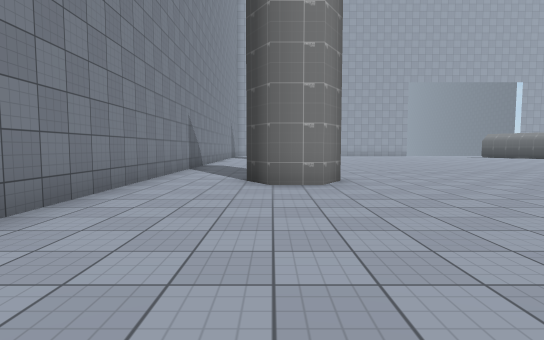
[1] (above)

17 first-person views from a walk through a scene from a Unity 3-D project. The camera is 1.3 m above the floor, tilts 4° down and sees 80° across. The floor is counted in squares, 2 m on a side. Each view is taken from the middle of a square. On the plan, view 1 faces up. The plan holds only what a view shows up to about 10 squares ahead; the rest is blank. The place goes on beyond the plan. The player is left out. Some surface patterns are stand-ins.

[2]
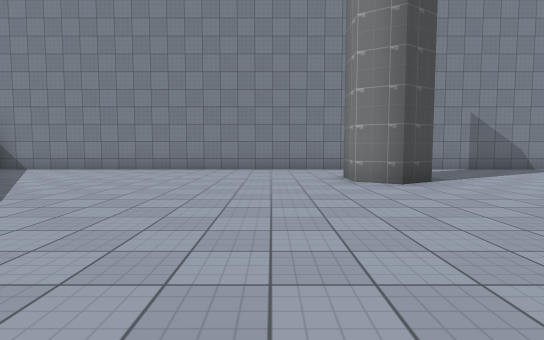

[3]
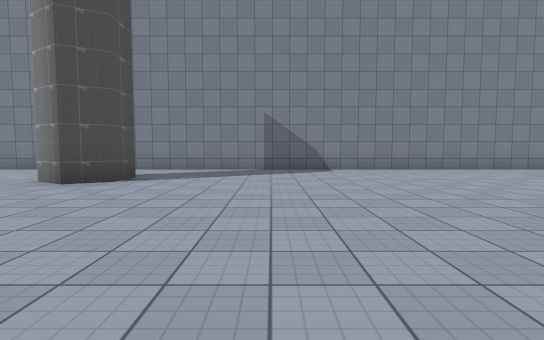

[4]
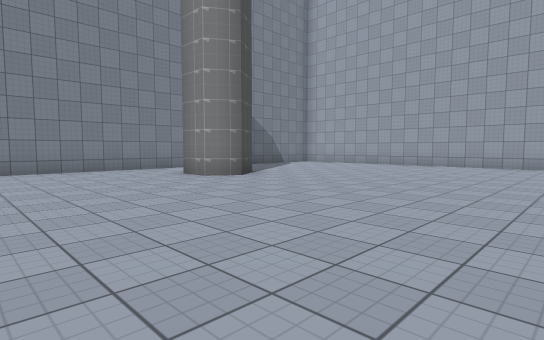

[5]
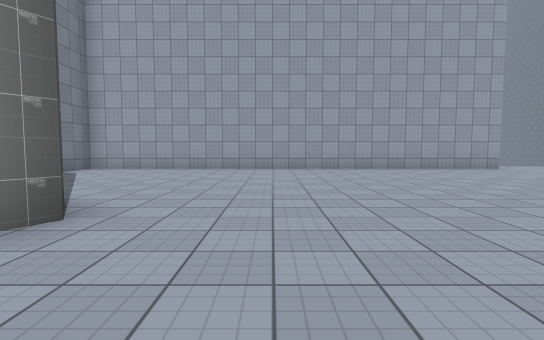

[6]
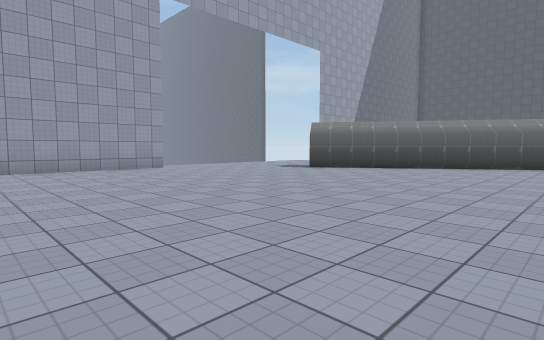

[7]
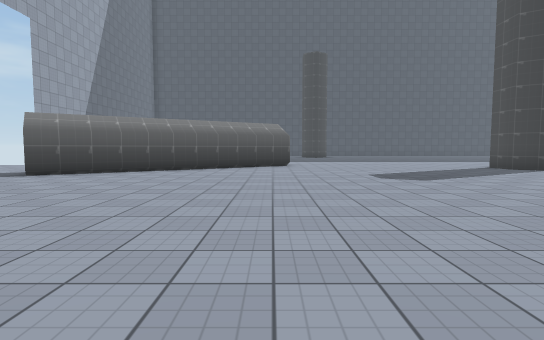

[8]
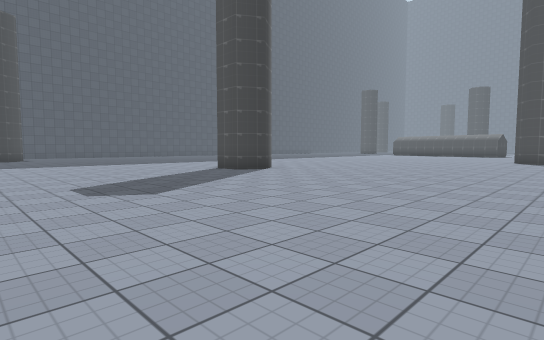

[9]
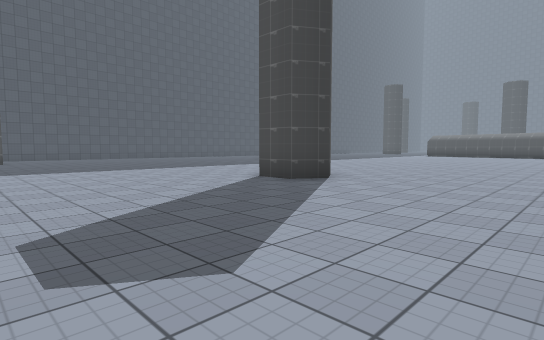

[10]
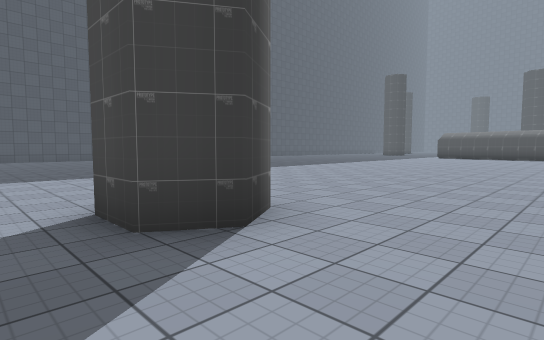

[11]
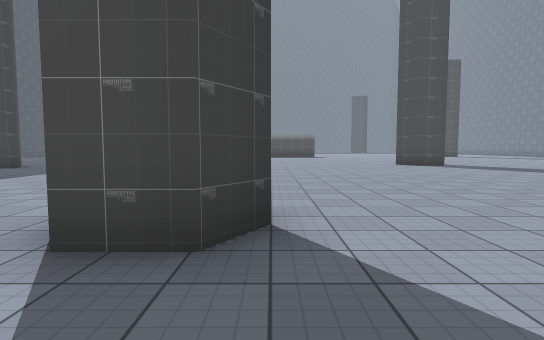

[12]
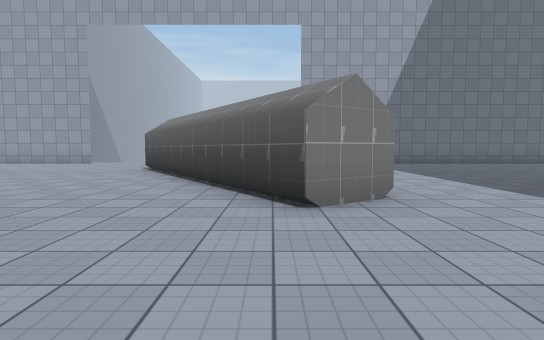

[13]
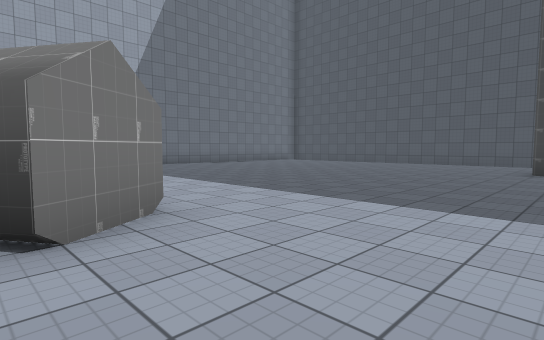

[14]
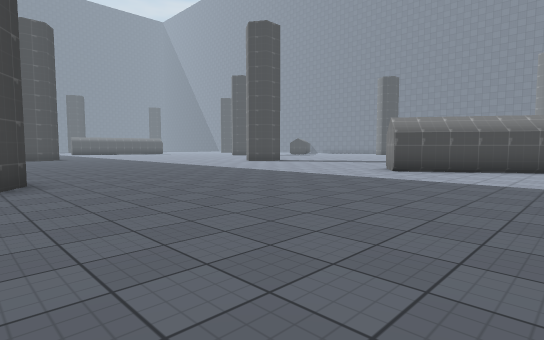

[15]
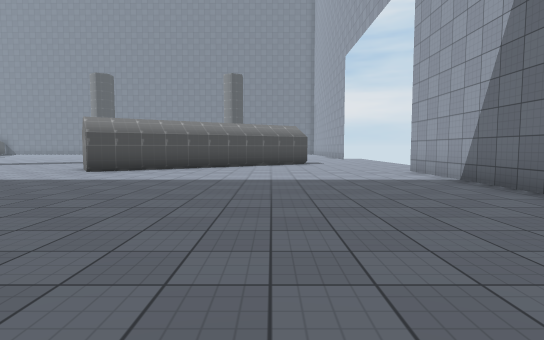

[16]
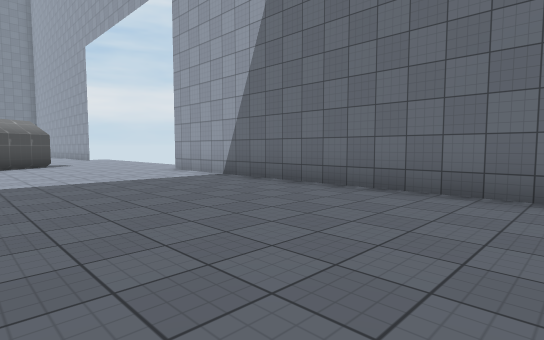

[17]
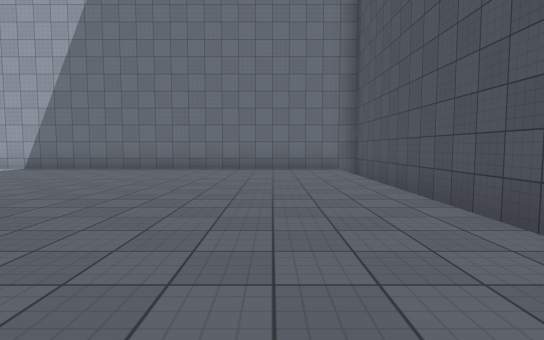

### Floor plan
Points are (right, up) in squares from view 1. A wall is a line through its corners. A room is listed if a view was taken in it or the views show most of it. See-through windows are left out.
Room 1 (views 1, 2, 3, 4, 5, 6, 7, 8, 9, 10, 11, 12, 13, 14, 15, 16, 17)
walls: (15.5, 6.6) (15, 7.3) (15.5, 8) (16.5, 8); (16.6, 18.2) (18.6, 15.2) (17.4, 14.4) (13.2, 20.6); (14.8, 21) (15.4, 19.9); (26.1, 12.3) (26.5, 13); (10, 23.8) (-2.5, 23.8) (-2.5, 22.5); (-0.1, 7) (0.9, 7) (1.3, 6.3) (0.9, 5.6) (0, 5.6) (-0.5, 6.3); (0.6, 17.7) (1.1, 16.9) (0.7, 16.1) (-0.2, 16.1); (-2.5, 18) (-2.5, -3.5); (30.5, 23.8) (18.1, 23.8)

Where each view was taken, in squares from view 1:
view 1: 0 up, 0 right, facing up
view 2: 4 up, 7 right, facing left
view 3: 10 up, 7 right, facing left
view 4: 12 up, 7 right, facing up-left
view 5: 14 up, 3 right, facing up
view 6: 14 up, 5 right, facing up-right
view 7: 15 up, 6 right, facing right
view 8: 14 up, 8 right, facing down-right
view 9: 13 up, 11 right, facing down-right
view 10: 9 up, 13 right, facing down-right
view 11: 10 up, 15 right, facing down
view 12: 11 up, 17 right, facing up
view 13: 12 up, 17 right, facing up-right
view 14: 19 up, 27 right, facing down-left
view 15: 20 up, 27 right, facing left
view 16: 19 up, 27 right, facing up-left
view 17: 14 up, 28 right, facing up
